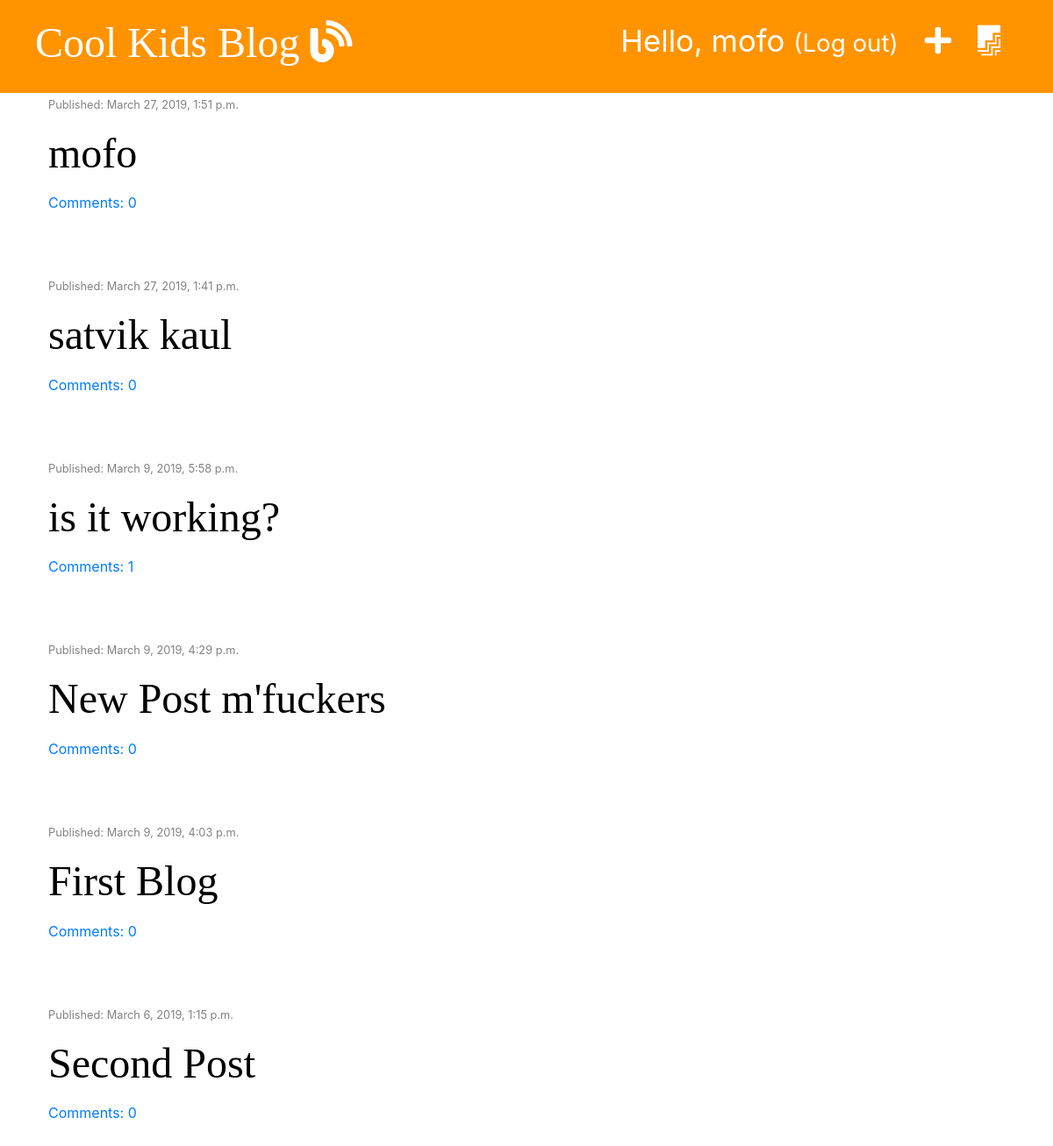
Screenshot of / (signed in) with the database file from the repository.
### blog/models.py (models this page shows, shortened)
class Post(models.Model):
    author = models.ForeignKey('auth.User', on_delete=models.CASCADE)
    title = models.CharField(max_length=200)
    text = models.TextField()
    created_date = models.DateTimeField(default=timezone.now)
    published_date = models.DateTimeField(blank=True, null=True)
    def approved_comments(self):
        return self.comments.filter(approved=True)

### blog/views.py (the view)
# urls.py: path('', views.post_list, name='post_list'),
def post_list(request):
    posts = Post.objects.filter(published_date__lte=timezone.now()).order_by('-published_date')
    stuff_for_frontend = {'posts' : posts}
    return render(request, 'blog/post_list.html', stuff_for_frontend)

### blog/templatetags/markdownify.py (called while the page is built)
@register.filter
def markdown(value):
    renderer = HighlightRenderer()
    markdown = mistune.Markdown(renderer=renderer)
    return markdown(value)

### blog/templates/blog/post_list.html (shortened to what this page needs)
{% extends 'blog/base.html' %}
{% load markdownify %}
{% block content %}
      {% for post in posts %}
          <div class="post">
            <div class="date">
                <p><small>Published: {{ post.published_date }}</small></p>
            </div>
            <h1><a href="{% url 'post_detail' pk=post.pk %}">{{ post.title }}</a></h1>
            <a href="{% url 'post_detail' pk=post.pk %}">Comments: {{ post.approved_comments.count }}</a>
          </div>
      {% endfor %}
{% endblock %}

### blog/templates/blog/base.html (shortened to what this page needs)
{% load staticfiles %}
<!DOCTYPE html>
<html lang="en" dir="ltr">
  <head>
    <link rel="stylesheet" href="https://stackpath.bootstrapcdn.com/bootstrap/4.3.1/css/bootstrap.min.css">
    <link rel="stylesheet" href="https://use.fontawesome.com/releases/v5.7.2/css/all.css">
    <link rel="stylesheet" href="{% static 'css/blog.css' %}">
    <link rel="stylesheet" href="{% static 'css/zenburn.css' %}">
  </head>
  <body>
    <div class="page-header">
      {% if user.is_authenticated %}
          <p class="top-menu">
          <a href="{% url 'post_draft_list' %}" class="top-menu" title="Drafts"><i class="fab fa-firstdraft" ></i></a>
          <a href="{% url 'post_new' %} " class="top-menu" title="Create a blog"><i class="fas fa-plus" ></i></a>
          Hello, {{ user.username }}<a href="{% url 'logout' %}" class="top-menu" ><small>(Log out)</small></a></p>
      {% else %}
      <p class="top-menu"><small>(Login)</small><a href="{% url 'login' %} " class="top-menu" title="Login" >
            <i class="fas fa-sign-in-alt fa-2x"></i></a></p>
      {% endif %}
      <h1><a href="/" title="Home Page">Cool Kids Blog </a><i class="fas fa-blog"></i></h1>
    </div>
    <div class="content container">
      <div class="row">
          <div class="col-md-8">
              {% block content %}
              {% endblock %}
          </div>
      </div>
    </div>
  </body>
</html>

### blog/static/css/blog.css (style rules this page uses)
.page-header { background-color: #ff9400 ; margin-top: 0; padding : 20px 20px 20px 40px ; }
.page-header h1, .page-header a { color: #ffffff ; font-size: 36pt; text-decoration: none; }
.content { margin-left: 40px; }
h1, h2, h3, h4 { font-family: 'Tangerine', 'Inconsolata' , 'Droid Sans', serif; font-size: 48px; }
.date { color: #828282; }
.top-menu, .top-menu a { color: #ffffff; float: right; font-size: 26pt; margin-right: 20px; padding-left: 10px; }
.post { margin-bottom: 70px; }
.post h1 a { color: #000000; }

### rows the page displays
Post: published_date "March 27, 2019, 1:51 p.m.", title "mofo", approved_comments.count "0"
Post: published_date "March 27, 2019, 1:41 p.m.", title "satvik kaul", approved_comments.count "0"
Post: published_date "March 9, 2019, 5:58 p.m.", title "is it working?", approved_comments.count "1"
Post: published_date "March 9, 2019, 4:29 p.m.", title "New Post m'fuckers", approved_comments.count "0"
Post: published_date "March 9, 2019, 4:03 p.m.", title "First Blog", approved_comments.count "0"
Post: published_date "March 6, 2019, 1:15 p.m.", title "Second Post", approved_comments.count "0"

### other values shown
{{ user.username }} "mofo"
